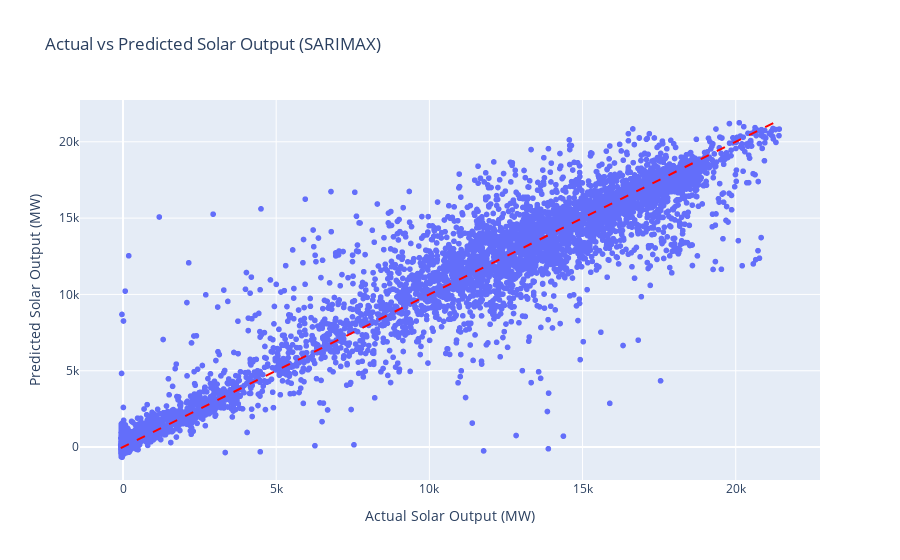

Notebook code cell kept with this figure:
### Code cell
from statsmodels.tsa.statespace.sarimax import SARIMAX

# Ensure y_train index matches X_train index
y_train_aligned = y_train.copy()
y_train_aligned.index = X_train.index

# Align exogenous variables for the test period
X_test_exog = X_test

# Fit SARIMAX with exogenous variables (order and seasonal_order may need tuning)
sarimax_model = SARIMAX(
    y_train_aligned, 
    exog=X_train, 
    order=(2, 1, 2), 
    seasonal_order=(1, 0, 1, 24),  # daily seasonality for hourly data
    enforce_stationarity=False, 
    enforce_invertibility=False
)
sarimax_fit = sarimax_model.fit(disp=False)

# Forecast using exogenous variables for the test set
y_pred_sarimax = sarimax_fit.forecast(steps=len(y_test), exog=X_test_exog)

# Evaluate
mse_sarimax = mean_squared_error(y_test, y_pred_sarimax)
r2_sarimax = r2_score(y_test, y_pred_sarimax)
print(f"SARIMAX Mean Squared Error: {mse_sarimax}")
print(f"SARIMAX R2 Score: {r2_sarimax}")

# Plot
fig_sarimax = px.scatter(
    x=y_test, y=y_pred_sarimax,
    labels={'x': 'Actual Solar Output (MW)', 'y': 'Predicted Solar Output (MW)'},
    title='Actual vs Predicted Solar Output (SARIMAX)'
)
fig_sarimax.add_shape(
    type="line",
    x0=min(y_test), y0=min(y_test),
    x1=max(y_test), y1=max(y_test),
    line=dict(color="Red", width=2, dash="dash")
)
fig_sarimax.show()

### Figure 1 — Plotly figure (JSON) as saved in the notebook; plotly's stock layout.template omitted (floating-point values rounded to 4 significant figures; data arrays with more than 128 entries replaced by an {"elided": "..."} marker saying what was removed)
{"data": [{"hovertemplate": "Actual Solar Output (MW)=%{x}<br>Predicted Solar Output (MW)=%{y}<extra></extra>", "legendgroup": "", "marker": {"color": "#636efa", "symbol": "circle"}, "mode": "markers", "name": "", "showlegend": false, "type": "scattergl", "x": {"elided": "9609 float values"}, "xaxis": "x", "y": {"elided": "9609 float values"}, "yaxis": "y"}], "layout": {"legend": {"tracegroupgap": 0}, "shapes": [{"line": {"color": "Red", "dash": "dash", "width": 2}, "type": "line", "x0": -73.67, "x1": 21420.0, "y0": -73.67, "y1": 21420.0}], "title": {"text": "Actual vs Predicted Solar Output (SARIMAX)"}, "xaxis": {"anchor": "y", "domain": [0, 1], "title": {"text": "Actual Solar Output (MW)"}}, "yaxis": {"anchor": "x", "domain": [0, 1], "title": {"text": "Predicted Solar Output (MW)"}}}}
